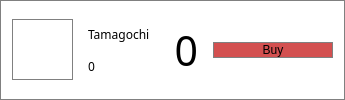
            <widget class="QFrame" name="hardwareFrame_1">
             <property name="maximumSize">
              <size>
               <width>16777215</width>
               <height>120</height>
              </size>
             </property>
             <property name="mouseTracking">
              <bool>true</bool>
             </property>
             <property name="styleSheet">
              <string notr="true">background: white;
border: 1px solid grey;</string>
             </property>
             <property name="frameShape">
              <enum>QFrame::StyledPanel</enum>
             </property>
             <property name="frameShadow">
              <enum>QFrame::Raised</enum>
             </property>
             <property name="lineWidth">
              <number>3</number>
             </property>
             <layout class="QHBoxLayout" name="horizontalLayout_4">
              <item>
               <widget class="QLabel" name="hardwareImg_1">
                <property name="minimumSize">
                 <size>
                  <width>61</width>
                  <height>61</height>
                 </size>
                </property>
                <property name="maximumSize">
                 <size>
                  <width>61</width>
                  <height>61</height>
                 </size>
                </property>
                <property name="text">
                 <string/>
                </property>
                <property name="pixmap">
                 <pixmap resource="resources.qrc">:/images/h_tama.png</pixmap>
                </property>
                <property name="scaledContents">
                 <bool>true</bool>
                </property>
               </widget>
              </item>
              <item>
               <widget class="QFrame" name="frame_33">
                <property name="styleSheet">
                 <string notr="true">border: 0px;</string>
                </property>
                <property name="frameShape">
                 <enum>QFrame::StyledPanel</enum>
                </property>
                <property name="frameShadow">
                 <enum>QFrame::Raised</enum>
                </property>
                <layout class="QVBoxLayout" name="verticalLayout_18">
                 <item>
                  <widget class="QLabel" name="hardwareName_1">
                   <property name="font">
                    <font>
                     <family>Century Gothic</family>
                    </font>
                   </property>
                   <property name="text">
                    <string>Tamagochi</string>
                   </property>
                  </widget>
                 </item>
                 <item>
                  <widget class="QLabel" name="hardwareCost_1">
                   <property name="font">
                    <font>
                     <family>Century Gothic</family>
                    </font>
                   </property>
                   <property name="text">
                    <string>0</string>
                   </property>
                  </widget>
                 </item>
                </layout>
               </widget>
              </item>
              <item>
               <widget class="QFrame" name="frame_34">
                <property name="styleSheet">
                 <string notr="true">border: 0px;</string>
                </property>
                <property name="frameShape">
                 <enum>QFrame::StyledPanel</enum>
                </property>
                <property name="frameShadow">
                 <enum>QFrame::Raised</enum>
                </property>
                <layout class="QHBoxLayout" name="horizontalLayout_35">
                 <item>
                  <widget class="QLabel" name="hardwareCount_1">
                   <property name="font">
                    <font>
                     <family>Century Gothic</family>
                     <pointsize>31</pointsize>
                    </font>
                   </property>
                   <property name="layoutDirection">
                    <enum>Qt::LeftToRight</enum>
                   </property>
                   <property name="text">
                    <string>0</string>
                   </property>
                   <property name="textFormat">
                    <enum>Qt::AutoText</enum>
                   </property>
                   <property name="alignment">
                    <set>Qt::AlignRight|Qt::AlignTrailing|Qt::AlignVCenter</set>
                   </property>
                  </widget>
                 </item>
                </layout>
               </widget>
              </item>
              <item>
               <widget class="QPushButton" name="buyHardware_1">
                <property name="minimumSize">
                 <size>
                  <width>120</width>
                  <height>0</height>
                 </size>
                </property>
                <property name="styleSheet">
                 <string notr="true">background: rgb(211, 80, 80);
font: 19pt &quot;Century Gothic&quot;;</string>
                </property>
                <property name="text">
                 <string>Buy</string>
                </property>
                <property name="default">
                 <bool>false</bool>
                </property>
               </widget>
              </item>
             </layout>
            </widget>
